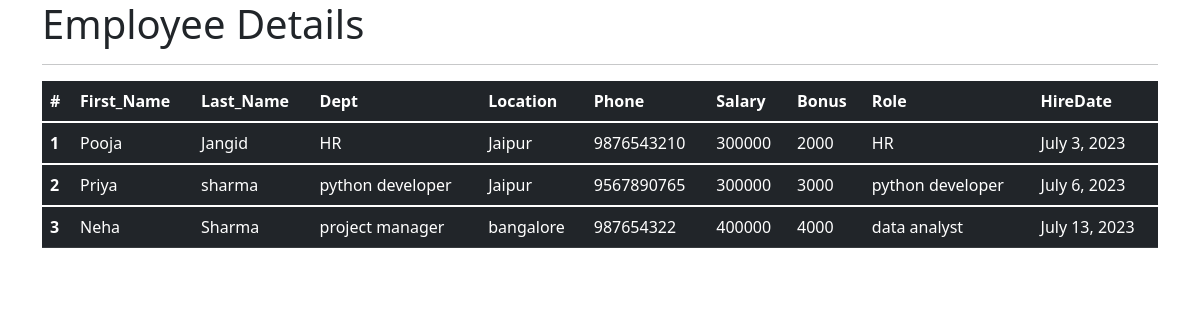
The app's page /all_emp with its own data.
### emp_app/models.py (models this page shows, shortened)
class Employee(models.Model):
    First_Name = models.CharField(max_length=100, null=False)
    Last_Name = models.CharField(max_length=100)
    Dept = models.ForeignKey(Department, on_delete=models.CASCADE)
    Salary = models.IntegerField(default=0)
    Bonus = models.IntegerField(default=0)
    Role = models.ForeignKey(ERole, on_delete=models.CASCADE)
    Phone = models.IntegerField(default=0)
    HireDate = models.DateField()
    def __str__(self):
        return "%s %s" %(self.First_Name, self.Last_Name)

class Department(models.Model):
    Name = models.CharField(max_length=100, null=False)
    Location = models.CharField(max_length=100)

class ERole(models.Model):
    Name = models.CharField(max_length=100, null=False)

### emp_app/views.py (the view)
# urls.py: path('all_emp', views.all_emp, name='all_emp'),
def all_emp(request):
    emps = Employee.objects.all()
    context = {
        'emps': emps
    }
    print(context)
    return render(request, 'all_emp.html', context)

### emp_app/templates/all_emp.html (shortened to what this page needs)
<!DOCTYPE html>
<html lang="en">
<head>
    <link href="https://cdn.jsdelivr.net/npm/bootstrap@5.1.3/dist/css/bootstrap.min.css" rel="stylesheet">
</head>
<body>
<div class="container">
    <h1>Employee Details</h1>
    <hr>
    <table class="table table-dark table-hover">
  <thead>
    <tr>
      <th scope="col">#</th>
      <th scope="col">First_Name</th>
      <th scope="col">Last_Name</th>
      <th scope="col">Dept</th>
      <th scope="col">Location</th>
      <th scope="col">Phone</th>
      <th scope="col">Salary</th>
      <th scope="col">Bonus</th>
      <th scope="col">Role</th>
      <th scope="col">HireDate</th>
    </tr>
  </thead>
      {% for emp in emps %}
  <tbody>
    <tr>
      <th scope="row">{{emp.id}}</th>
      <td>{{emp.First_Name}}</td>
      <td>{{emp.Last_Name}}</td>
      <td>{{emp.Dept.Name}}</td>
      <td>{{emp.Dept.Location}}</td>
      <td>{{emp.Phone}}</td>
      <td>{{emp.Salary}}</td>
      <td>{{emp.Bonus}}</td>
      <td>{{emp.Role.Name}}</td>
      <td>{{emp.HireDate}}</td>
    </tr>
  </tbody>
      {% endfor%}
</table>
</div>
</body>
</html>

### records on screen
Employee: id "1", First_Name "Pooja", Last_Name "Jangid", Dept.Name "HR", Dept.Location "Jaipur", Phone "9876543210", Salary "300000", Bonus "2000", Role.Name "HR", HireDate "July 3, 2023"
Employee: id "2", First_Name "Priya", Last_Name "sharma", Dept.Name "python developer", Dept.Location "Jaipur", Phone "9567890765", Salary "300000", Bonus "3000", Role.Name "python developer", HireDate "July 6, 2023"
Employee: id "3", First_Name "Neha", Last_Name "Sharma", Dept.Name "project manager", Dept.Location "bangalore", Phone "987654322", Salary "400000", Bonus "4000", Role.Name "data analyst", HireDate "July 13, 2023"
